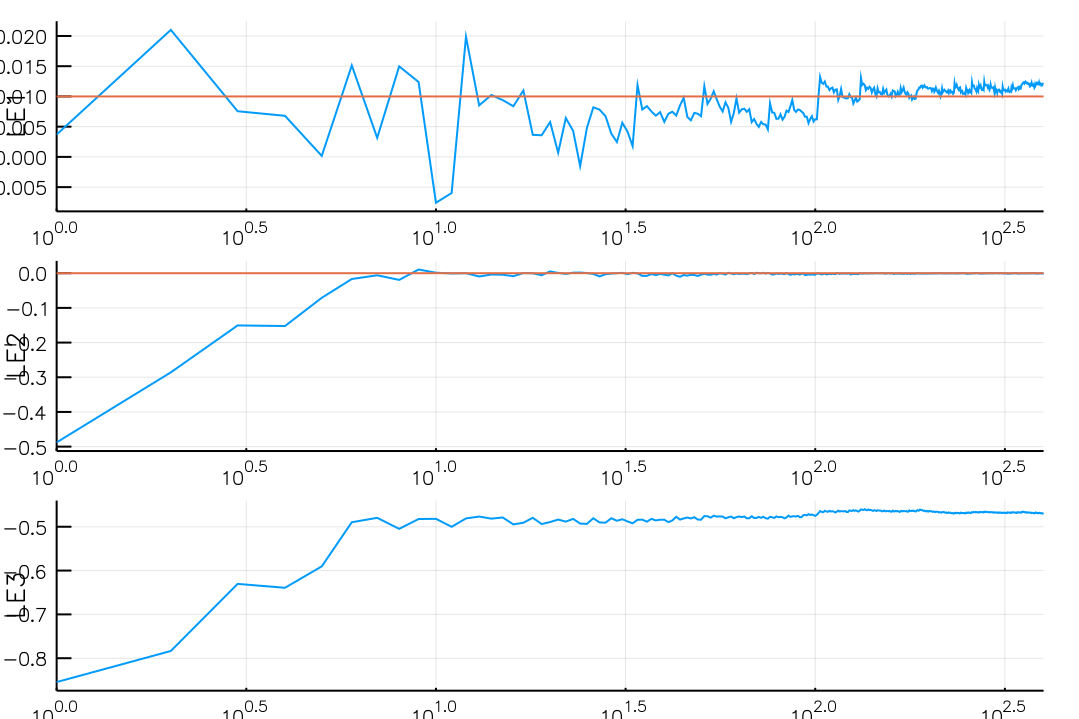

Write the Julia code that produced this figure.
using LyapunovExponents
using Plots
demo = solve!(LyapunovExponents.beer_95(); progress=1)
plot(demo)
